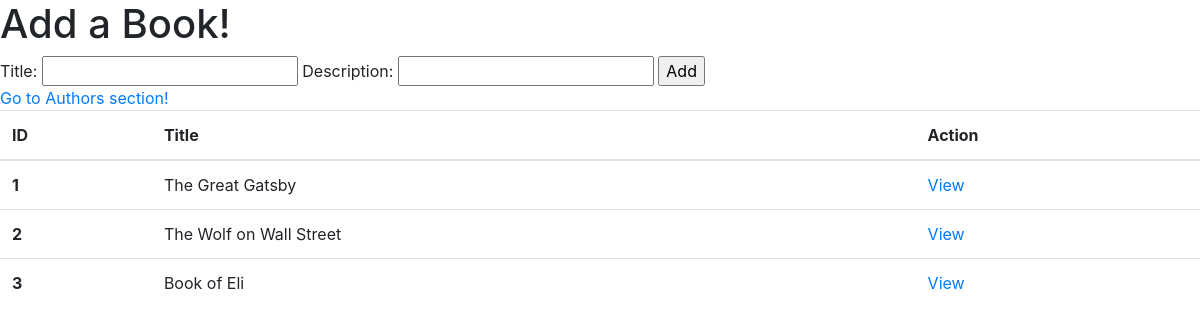
The page / on the database its author committed.
### books_authors_app/models.py (models this page shows)
class Book(models.Model):
    title = models.CharField(max_length = 45)
    description = models.CharField(max_length = 45)
    author = models.ManyToManyField(Author, related_name = 'books')
    created_at = models.DateTimeField(auto_now_add = True)
    updated_at = models.DateTimeField(auto_now = True)

### books_authors_app/views.py (the view)
# urls.py: path('', views.index),
def index(request):
    context = {'books': Book.objects.all()}
    return render(request, 'index.html', context)

### books_authors_app/templates/index.html (shortened to what this page needs)
<!DOCTYPE html>
<html lang="en">
    <head>
        <link rel="stylesheet" href="https://stackpath.bootstrapcdn.com/bootstrap/4.4.1/css/bootstrap.min.css">
    </head>
    <body>
        <h1>Add a Book!</h1>
        <form action='/add_books' method="POST">
            Title: <input type='text' name='title'>
            Description: <input type='text' name='desc'>
            <input type='submit' value='Add'>
        </form>
        <a href='/authors'>Go to Authors section!</a>
        <table class="table">
            <thead>
              <tr>
                <th scope="col">ID</th>
                <th scope="col">Title</th>
                <th scope="col">Action</th>
              </tr>
            </thead>
            <tbody>
              {% for book in books %}
              <tr>
                <th scope="row">{{book.id}}</th>
                <td>{{book.title}}</td>
                <td><a href='/books/{{book.id}}'>View</a></td>
              </tr>
              {% endfor %}
            </tbody>
          </table>
    </body>
</html>

### rows shown on the page
Book: id "1", title "The Great Gatsby"
Book: id "2", title "The Wolf on Wall Street"
Book: id "3", title "Book of Eli"
